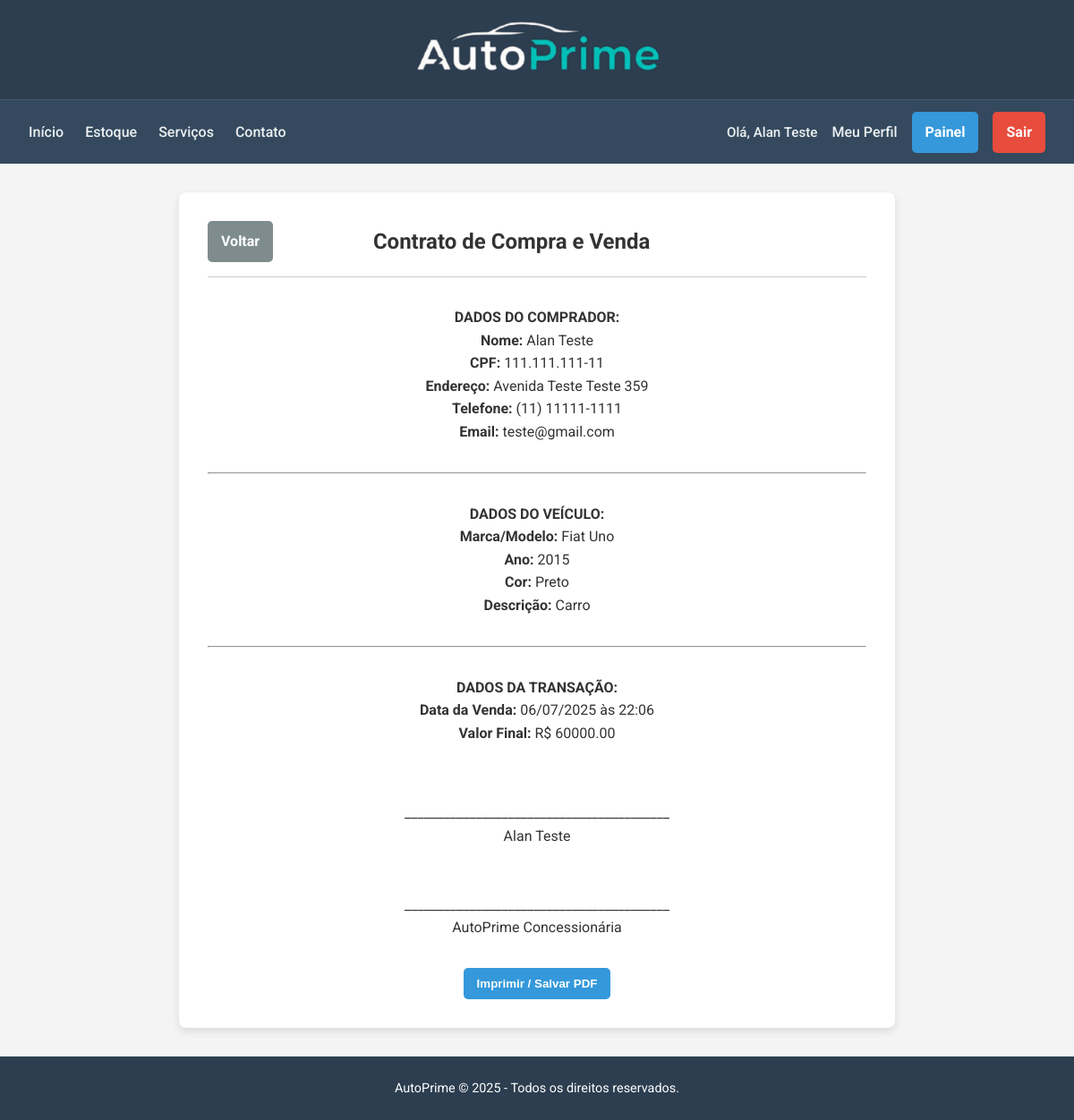
/contrato/3 (signed in), run on the app's committed database.
### app.py (models this page shows, shortened)
class Usuario(db.Model):
    id = db.Column(db.Integer, primary_key=True)
    nome = db.Column(db.String(150), nullable=False)
    email = db.Column(db.String(150), unique=True, nullable=False)
    senha_hash = db.Column(db.String(256), nullable=False)
    is_admin = db.Column(db.Boolean, nullable=False, default=False)
    cpf = db.Column(db.String(20), unique=True, nullable=False)
    endereco = db.Column(db.String(200), nullable=False)
    telefone = db.Column(db.String(20), nullable=False)

class Estoque(db.Model):
    id = db.Column(db.Integer, primary_key=True)
    marca = db.Column(db.String(100), nullable=False)
    modelo = db.Column(db.String(100), nullable=False)
    ano = db.Column(db.Integer, nullable=False)
    preco = db.Column(db.Float, nullable=False)
    descricao = db.Column(db.Text, nullable=True)
    imagem_url = db.Column(db.String(200), nullable=False)
    cor = db.Column(db.String(50), nullable=False)
    status = db.Column(db.String(20), nullable=False, default='Disponível')
    test_drives = db.relationship(
        'TestDrive',
        backref='veiculo',
        lazy=True,
        cascade="all, delete-orphan"
    )
    venda = db.relationship(
        'Venda',
        backref='veiculo',
        uselist=False,
        cascade="all, delete-orphan"
    )

class Venda(db.Model):
    id = db.Column(db.Integer, primary_key=True)
    data_venda = db.Column(db.DateTime, nullable=False, default=datetime.utcnow)
    preco_final = db.Column(db.Float, nullable=False)
    cliente_id = db.Column(db.Integer, db.ForeignKey('usuario.id'), nullable=False)
    veiculo_id = db.Column(db.Integer, db.ForeignKey('estoque.id'), nullable=False, unique=True)
    cliente = db.relationship('Usuario', backref='compras')

### app.py (the view)
@app.route('/contrato/<int:venda_id>')
@login_required
def contrato(venda_id):
    venda = Venda.query.get_or_404(venda_id)
    if venda.cliente_id != session['user_id']:
        flash('Acesso não autorizado.', 'error')
        return redirect(url_for('index'))
    return render_template('contrato.html', venda=venda)

### app.py (called while the page is built)
def login_required(f):
    @wraps(f)
    def decorated_function(*args, **kwargs):
        if 'user_id' not in session: # <-- MELHORIA: Verifica por user_id, mais específico
            flash('Você precisa fazer login para acessar esta página.', 'warning')
            return redirect(url_for('login'))
        user = Usuario.query.get(session['user_id'])
        if user is None:
            session.clear()
            flash("Sua conta não foi encontrada. Por favor, faça login novamente.", "warning")
            return redirect(url_for('login'))
        return f(*args, **kwargs)
    return decorated_function

### templates/contrato.html (shortened to what this page needs)
{% extends "base.html" %}
{% block content %}
<main class="main-content" style="max-width: 800px;">
    <section class="page-section">
        <div class="contract-header" style="display: flex; justify-content: space-between; align-items: center; border-bottom: 1px solid #ccc; padding-bottom: 1rem; margin-bottom: 2rem;">
            <a href="{{ url_for('index') }}" class="btn btn-secondary no-print" style="margin-right: 20px;">Voltar</a>
            <h2 style="margin: 0;">Contrato de Compra e Venda</h2>
        </div>
        <h4>DADOS DO COMPRADOR:</h4>
        <p><strong>Nome:</strong> {{ venda.cliente.nome }}</p>
        <p><strong>CPF:</strong> {{ venda.cliente.cpf }}</p>
        <p><strong>Endereço:</strong> {{ venda.cliente.endereco }}</p>
        <p><strong>Telefone:</strong> {{ venda.cliente.telefone }}</p>
        <p><strong>Email:</strong> {{ venda.cliente.email }}</p>
        <hr style="margin: 2rem 0;">
        <h4>DADOS DO VEÍCULO:</h4>
        <p><strong>Marca/Modelo:</strong> {{ venda.veiculo.marca }} {{ venda.veiculo.modelo }}</p>
        <p><strong>Ano:</strong> {{ venda.veiculo.ano }}</p>
        <p><strong>Cor:</strong> {{ venda.veiculo.cor }}</p>
        <p><strong>Descrição:</strong> {{ venda.veiculo.descricao }}</p>
        <hr style="margin: 2rem 0;">
        <h4>DADOS DA TRANSAÇÃO:</h4>
        <p><strong>Data da Venda:</strong> {{ venda.data_venda.strftime('%d/%m/%Y às %H:%M') }}</p>
        <p><strong>Valor Final:</strong> R$ {{ "%.2f"|format(venda.preco_final) }}</p>
        <div style="margin-top: 4rem; text-align: center;">
            <p>_________________________________________</p>
            <p>{{ venda.cliente.nome }}</p>
            <br><br>
            <p>_________________________________________</p>
            <p>AutoPrime Concessionária</p>
        </div>
        <div style="text-align: center; margin-top: 2rem;">
            <button onclick="window.print();" class="btn btn-login no-print">Imprimir / Salvar PDF</button>
        </div>
    </section>
</main>
{% endblock %}

### templates/base.html (shortened to what this page needs)
<!DOCTYPE html>
<html lang="pt-BR">
<head>
    <link rel="stylesheet" href="{{ url_for('static', filename='css/style.css') }}">
    <link rel="stylesheet" href="{{ url_for('static', filename='css/form.css') }}">
    <link rel="stylesheet" href="https://cdnjs.cloudflare.com/ajax/libs/font-awesome/6.5.2/css/all.min.css">
</head>
<body>
    <header class="main-header">
        <div class="header-content">
            <div class="logo-area">
                <a href="{{ url_for('index') }}">
                    <img src="{{ url_for('static', filename='imagens/AutoPrime.png') }}" alt="Logo AutoPrime" class="logo">
                </a>
            </div>
        </div>
    </header>
    <nav class="main-nav">
        <ul class="nav-links">
            <li><a href="{{ url_for('index') }}">Início</a></li>
            <li><a href="{{ url_for('estoque') }}">Estoque</a></li>
            <li><a href="{{ url_for('servicos') }}">Serviços</a></li>
            <li><a href="{{ url_for('contato') }}">Contato</a></li>
        </ul>
        <div class="auth-links">
            {% if session.get('logged_in') %}
                <span class="welcome-message">Olá, {{ session.get('user_name') }}</span>
                <a href="{{ url_for('perfil') }}" class="nav-profile-link">Meu Perfil</a>
                {% if session.get('is_admin') %}
                    <a href="{{ url_for('painel_admin') }}" class="btn btn-login">Painel</a>
                {% endif %}
                <a href="{{ url_for('logout') }}" class="btn btn-logout">Sair</a>
            {% else %}
                <a href="{{ url_for('login') }}" class="btn btn-login">Login</a>
                <a href="{{ url_for('cadastro') }}" class="btn btn-cadastro">Cadastro</a>
            {% endif %}
        </div>
    </nav>
    <main>
        {% block content %}{% endblock %}
    </main>
    <footer class="main-footer">
        <p>AutoPrime &copy; 2025 - Todos os direitos reservados.</p>
    </footer>
</body>
</html>

### static/css/style.css (style rules this page uses)
* { margin: 0; padding: 0; box-sizing: border-box; }
body { font-family: 'Roboto', sans-serif; line-height: 1.6; color: #333; background-color: #f4f4f4; display: flex; flex-direction: column; min-height: 100vh; }
.main-header { background-color: #2c3e50; color: #fff; padding: 1rem 2rem; box-shadow: 0 2px 5px rgba(0,0,0,0.2); }
.header-content { display: flex; justify-content: center; align-items: center; max-width: 1200px; margin: 0 auto; flex-wrap: wrap; }
.logo-area { display: flex; align-items: center; gap: 10px; }
.logo { width: 400px; height: auto; }
.main-nav { background-color: #34495e; padding: 0.8rem 2rem; border-top: 1px solid rgba(255,255,255,0.1); display: flex; justify-content: space-between; align-items: center; flex-wrap: wrap; }
.nav-links { list-style: none; display: flex; gap: 1.5rem; }
.nav-links li a { color: #ecf0f1; text-decoration: none; font-weight: 500; padding: 0.5rem 0; transition: color 0.3s ease; }
.auth-links { display: flex; align-items: center; gap: 1rem; }
.welcome-message { color: #ecf0f1; font-weight: 500; font-size: 0.95rem; }
.nav-profile-link { color: #ecf0f1; text-decoration: none; font-weight: 500; transition: color 0.3s ease; }
.btn { display: inline-flex; justify-content: center; align-items: center; padding: 10px 15px; border-radius: 5px; text-decoration: none; font-weight: bold; transition: background-color 0.3s ease, color 0.3s ease; text-align: center; border: none; cursor: pointer; }
.btn-login { background-color: #3498db; color: #fff; }
.btn-logout { background-color: #e74c3c; color: #fff; }
.btn-agendar, .btn-secondary { background-color: #34495e; color: white; }
.main-content { display: flex; flex-wrap: wrap; justify-content: center; gap: 2rem; padding: 2rem; max-width: 1200px; margin: 2rem auto; background-color: #fff; border-radius: 8px; box-shadow: 0 4px 10px rgba(0,0,0,0.1); flex-grow: 1; }
.page-section { flex-basis: 100%; text-align: center; }
.main-footer { background-color: #2c3e50; color: #fff; text-align: center; padding: 1.5rem; font-size: 0.9rem; margin-top: auto; }

### static/css/form.css (style rules this page uses)
.btn-secondary { background-color: #7f8c8d; color: #fff; border: none; text-align: center; }

### data on the page
Usuario: get "Alan Teste", cliente.nome "Alan Teste", cliente.cpf "111.111.111-11", cliente.endereco "Avenida Teste Teste 359", cliente.telefone "(11) 11111-1111", cliente.email "teste@gmail.com"
Estoque: veiculo.marca "Fiat", veiculo.modelo "Uno", veiculo.ano "2015", veiculo.cor "Preto", veiculo.descricao "Carro"
Venda: data_venda "06/07/2025 às 22:06", preco_final "60000.00"
